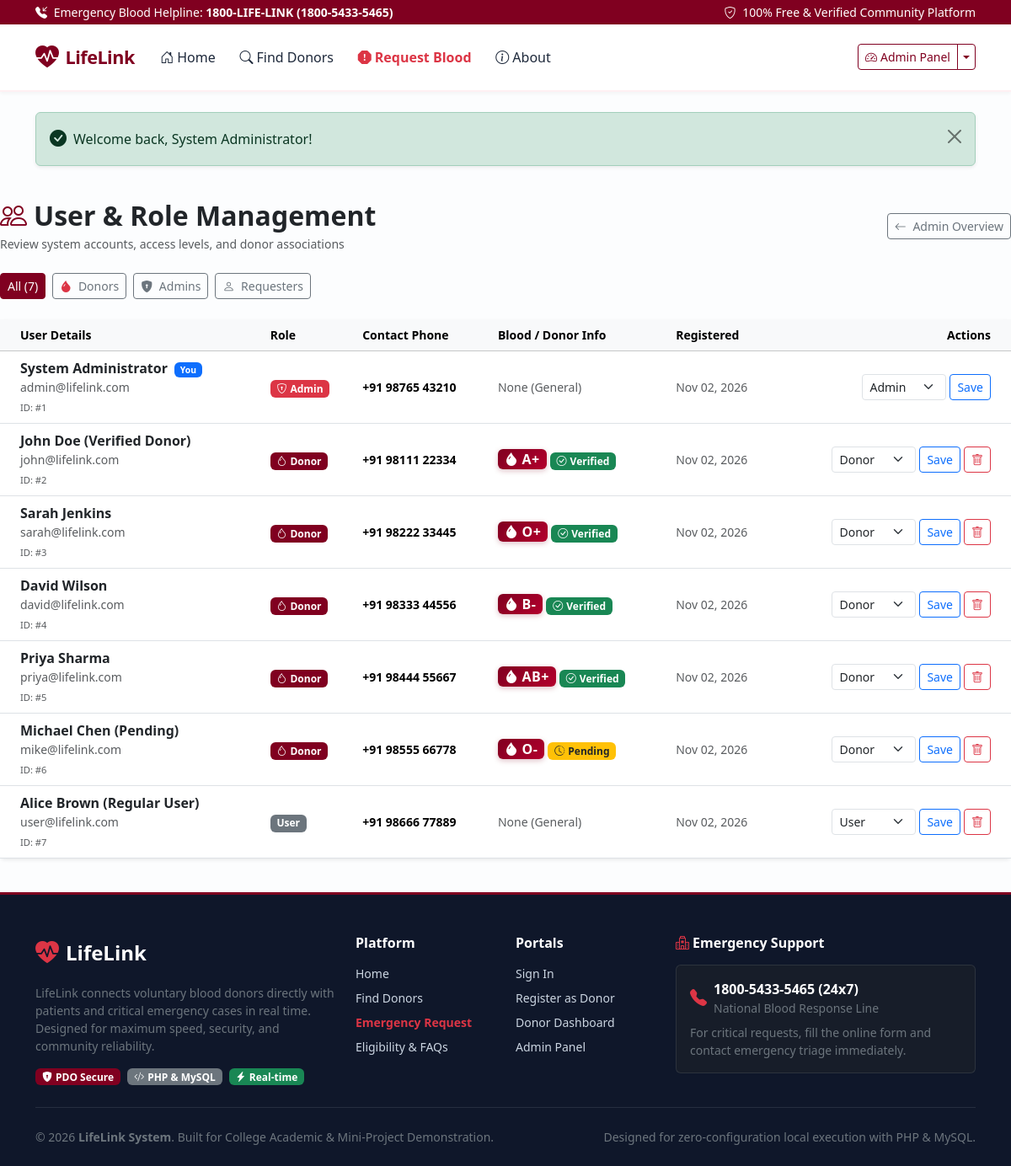
The page /admin/users.php (signed in) on the database its author committed.
### tables this page shows
CREATE TABLE `users` (
  `id` INT AUTO_INCREMENT PRIMARY KEY,
  `name` VARCHAR(100) NOT NULL,
  `email` VARCHAR(150) NOT NULL UNIQUE,
  `phone` VARCHAR(20) NOT NULL,
  `password_hash` VARCHAR(255) NOT NULL,
  `role` ENUM('admin', 'donor', 'user') NOT NULL DEFAULT 'user',
  `created_at` TIMESTAMP DEFAULT CURRENT_TIMESTAMP
);

### admin/users.php (the view, shortened to what this page needs)
<?php
require_once __DIR__ . '/../config/db.php';
$currentAdminId = (int) $_SESSION['user_id'];
$roleFilter = $_GET['role'] ?? 'all';
$sql = "SELECT u.*,
        (SELECT COUNT(*) FROM notifications WHERE user_id = u.id) as notif_count,
        d.blood_group, d.verified_status
        FROM users u
        LEFT JOIN donors d ON u.id = d.user_id";
$sql .= " ORDER BY u.created_at DESC";
$users = $pdo->query($sql)->fetchAll();
require_once __DIR__ . '/../includes/header.php';
?>
<div class="py-3">
    <div class="d-flex flex-wrap justify-content-between align-items-center mb-4 gap-3">
        <div>
            <h2 class="fw-bold text-dark mb-1">
                <i class="bi bi-people text-burgundy me-2"></i>User & Role Management
            </h2>
            <p class="text-muted small mb-0">Review system accounts, access levels, and donor associations</p>
        </div>
        <a href="dashboard.php" class="btn btn-sm btn-outline-secondary">
            <i class="bi bi-arrow-left me-1"></i> Admin Overview
        </a>
    </div>
    <div class="d-flex gap-2 mb-4">
        <a href="users.php?role=all" class="btn btn-sm <?= $roleFilter === 'all' ? 'btn-burgundy' : 'btn-outline-secondary' ?>">
            All (<?= count($users) ?>)
        </a>
        <a href="users.php?role=donor" class="btn btn-sm <?= $roleFilter === 'donor' ? 'btn-burgundy' : 'btn-outline-secondary' ?>">
            <i class="bi bi-droplet-fill text-danger me-1"></i> Donors
        </a>
        <a href="users.php?role=admin" class="btn btn-sm <?= $roleFilter === 'admin' ? 'btn-burgundy' : 'btn-outline-secondary' ?>">
            <i class="bi bi-shield-lock-fill me-1"></i> Admins
        </a>
        <a href="users.php?role=user" class="btn btn-sm <?= $roleFilter === 'user' ? 'btn-burgundy' : 'btn-outline-secondary' ?>">
            <i class="bi bi-person me-1"></i> Requesters
        </a>
    </div>
    <div class="card border-0 shadow-sm">
        <div class="card-body p-0">
            <div class="table-responsive">
                <table class="table table-hover align-middle mb-0">
                    <thead class="table-light small">
                        <tr>
                            <th class="ps-4">User Details</th>
                            <th>Role</th>
                            <th>Contact Phone</th>
                            <th>Blood / Donor Info</th>
                            <th>Registered</th>
                            <th class="text-end pe-4">Actions</th>
                        </tr>
                    </thead>
                    <tbody>
                        <?php foreach ($users as $u): ?>
                            <tr>
                                <td class="ps-4">
                                    <div class="fw-bold text-dark">
                                        <?= e($u['name']) ?>
                                        <?php if ((int)$u['id'] === $currentAdminId): ?>
                                            <span class="badge bg-primary ms-1" style="font-size: 0.65rem;">You</span>
                                        <?php endif; ?>
                                    </div>
                                    <div class="small text-muted"><?= e($u['email']) ?></div>
                                    <span class="text-muted" style="font-size: 0.7rem;">ID: #<?= (int)$u['id'] ?></span>
                                </td>
                                <td>
                                    <?php if ($u['role'] === 'admin'): ?>
                                        <span class="badge bg-danger"><i class="bi bi-shield-lock me-1"></i>Admin</span>
                                    <?php elseif ($u['role'] === 'donor'): ?>
                                        <span class="badge bg-burgundy"><i class="bi bi-droplet me-1"></i>Donor</span>
                                    <?php else: ?>
                                        <span class="badge bg-secondary">User</span>
                                    <?php endif; ?>
                                </td>
                                <td>
                                    <span class="small fw-semibold"><?= e($u['phone']) ?></span>
                                </td>
                                <td>
                                    <?php if ($u['blood_group']): ?>
                                        <?= blood_badge($u['blood_group']) ?>
                                        <?= status_badge($u['verified_status']) ?>
                                    <?php else: ?>
                                        <span class="text-muted small">None (General)</span>
                                    <?php endif; ?>
                                </td>
                                <td>
                                    <span class="small text-muted"><?= date('M d, Y', strtotime($u['created_at'])) ?></span>
                                </td>
                                <td class="text-end pe-4">
                                    <form action="users.php?role=<?= urlencode($roleFilter) ?>" method="POST" class="d-inline-flex align-items-center gap-1">
                                        <select name="new_role" class="form-select form-select-sm" style="width: 100px;">
                                            <option value="user" <?= $u['role'] === 'user' ? 'selected' : '' ?>>User</option>
                                            <option value="donor" <?= $u['role'] === 'donor' ? 'selected' : '' ?>>Donor</option>
                                            <option value="admin" <?= $u['role'] === 'admin' ? 'selected' : '' ?>>Admin</option>
                                        </select>
                                        <button type="submit" name="action" value="change_role" class="btn btn-sm btn-outline-primary" title="Update Role">
                                            Save
                                        </button>
                                        <?php if ((int)$u['id'] !== $currentAdminId): ?>
                                            <button type="submit" name="action" value="delete" class="btn btn-sm btn-outline-danger" title="Delete User" data-confirm="Are you sure you want to permanently delete user <?= e($u['name']) ?>?">
                                                <i class="bi bi-trash"></i>
                                            </button>
                                        <?php endif; ?>
                                    </form>
                                </td>
                            </tr>
                        <?php endforeach; ?>
                    </tbody>
                </table>
            </div>
        </div>
    </div>
</div>
<?php require_once __DIR__ . '/../includes/footer.php'; ?>

### includes/functions.php (shortened to what this page needs)
<?php
function e(?string $string): string {
    return htmlspecialchars((string) $string, ENT_QUOTES, 'UTF-8');
}
function get_flash(): ?array {
    if (isset($_SESSION['flash'])) {
        $flash = $_SESSION['flash'];
        return $flash;
    }
    return null;
}
function display_flash(): void {
    $flash = get_flash();
    if ($flash) {
        $type = e($flash['type']);
        $message = e($flash['message']);
        $icon = match ($type) {
            'success' => 'bi-check-circle-fill',
            'danger'  => 'bi-exclamation-triangle-fill',
            'warning' => 'bi-exclamation-diamond-fill',
            default   => 'bi-info-circle-fill',
        };
        echo <<<HTML
        <div class="alert alert-{$type} alert-dismissible fade show shadow-sm d-flex align-items-center mb-4" role="alert">
            <i class="bi {$icon} fs-5 me-2"></i>
            <div>{$message}</div>
            <button type="button" class="btn-close ms-auto" data-bs-dismiss="alert" aria-label="Close"></button>
        </div>
HTML;
    }
}
function blood_badge(string $bloodGroup): string {
    return '<span class="badge blood-badge text-white px-2 py-1 fs-6"><i class="bi bi-droplet-fill me-1"></i>' . e($bloodGroup) . '</span>';
}
function status_badge(string $status): string {
    return match (strtolower($status)) {
        'verified', 'available', 'fulfilled' => '<span class="badge bg-success"><i class="bi bi-check-circle me-1"></i>' . ucfirst($status) . '</span>',
        'pending'                            => '<span class="badge bg-warning text-dark"><i class="bi bi-clock-history me-1"></i>Pending</span>',
        'rejected', 'cancelled', 'unavailable' => '<span class="badge bg-danger"><i class="bi bi-x-circle me-1"></i>' . ucfirst($status) . '</span>',
        'open'                               => '<span class="badge bg-primary"><i class="bi bi-broadcast me-1"></i>Open</span>',
        default                              => '<span class="badge bg-secondary">' . ucfirst(e($status)) . '</span>',
    };
}

### assets/css/style.css (style rules this page uses)
:root { --ll-primary: #800020; --ll-primary-hover: #5d0017; --ll-primary-light: #fff0f3; --ll-accent: #b3002d; --ll-dark: #1e293b; --ll-muted: #64748b; --ll-light: #f8fafc; --ll-border: #e2e8f0; --ll-shadow-sm: 0 2px 4px rgba(0, 0, 0, 0.04); --ll-shadow: 0 10px 15px -3px rgba(0, 0, 0, 0.08), 0 4px 6px -2px rgba(0, 0, 0, 0.04); --ll-shadow-lg: 0 20px 25px -5px rgba(0, 0, 0, 0.1), 0 10px 10px -5px rgba(0, 0, 0, 0.04); --ll-transition: all 0.25s cubic-bezier(0.4, 0, 0.2, 1); }
body { background-color: #fcfdfe; color: var(--ll-dark); font-family: system-ui, -apple-system, 'Segoe UI', Roboto, Helvetica, Arial, sans-serif; min-height: 100vh; display: flex; flex-direction: column; }
.text-burgundy { color: var(--ll-primary) !important; }
.bg-burgundy { background-color: var(--ll-primary) !important; color: #ffffff !important; }
.btn-burgundy { background-color: var(--ll-primary); border-color: var(--ll-primary); color: #ffffff; font-weight: 500; transition: var(--ll-transition); }
.blood-badge { background: linear-gradient(135deg, #800020 0%, #b3002d 100%); font-weight: 600; letter-spacing: 0.5px; box-shadow: 0 2px 6px rgba(128, 0, 32, 0.25); border-radius: 6px; }

### rows shown on the page
users: name "System Administrator", shows "You", email "admin@lifelink.com", id "1", phone "+91 98765 43210", shows "None (General)", created_at "Nov 02, 2026", new_role "Admin"
users: name "John Doe (Verified Donor)", email "john@lifelink.com", id "2", phone "+91 98111 22334", bloodGroup "A+", status "Verified", created_at "Nov 02, 2026", new_role "Donor"
users: name "Sarah Jenkins", email "sarah@lifelink.com", id "3", shows "Donor", phone "+91 98222 33445", bloodGroup "O+", status "Verified", created_at "Nov 02, 2026", new_role "Donor"
users: name "David Wilson", email "david@lifelink.com", id "4", shows "Donor", phone "+91 98333 44556", bloodGroup "B-", status "Verified", created_at "Nov 02, 2026", new_role "Donor"
users: name "Priya Sharma", email "priya@lifelink.com", id "5", shows "Donor", phone "+91 98444 55667", bloodGroup "AB+", status "Verified", created_at "Nov 02, 2026", new_role "Donor"
users: name "Michael Chen (Pending)", email "mike@lifelink.com", id "6", shows "Donor", phone "+91 98555 66778", bloodGroup "O-", status "Pending", created_at "Nov 02, 2026", new_role "Donor"
users: name "Alice Brown (Regular User)", email "user@lifelink.com", id "7", phone "+91 98666 77889", shows "None (General)", created_at "Nov 02, 2026", new_role "User"

### other values the page prints
$message "Welcome back, System Administrator!"
count($users) "7"
